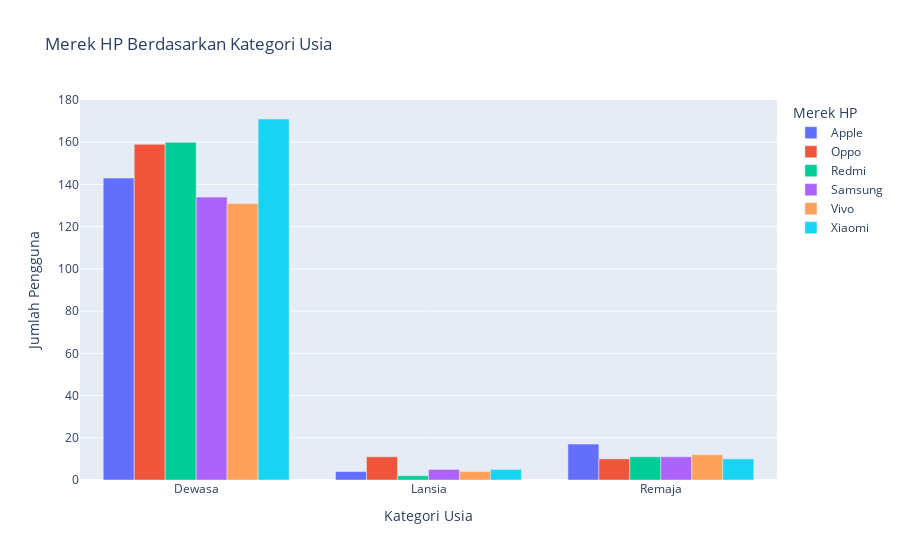

Notebook source saved alongside this figure:
### Code cell
fig = px.bar(brand_bku, 
             x='Kategori_Usia', 
             y='Total Pengguna', 
             color='Merk_Hp', 
             barmode='group', 
             title='Merek HP Berdasarkan Kategori Usia',
             labels={'Merk_Hp': 'Merek HP', 'Total Pengguna': 'Jumlah Pengguna', 'Kategori_Usia': 'Kategori Usia'})

# Menampilkan grafik
fig.show()

### Figure 1 — Plotly figure (JSON) as saved in the notebook; plotly's stock layout.template omitted (floating-point values rounded to 4 significant figures)
{"data": [{"alignmentgroup": "True", "hovertemplate": "Merek HP=Apple<br>Kategori Usia=%{x}<br>Jumlah Pengguna=%{y}<extra></extra>", "legendgroup": "Apple", "marker": {"color": "#636efa", "pattern": {"shape": ""}}, "name": "Apple", "offsetgroup": "Apple", "orientation": "v", "showlegend": true, "textposition": "auto", "type": "bar", "x": ["Dewasa", "Lansia", "Remaja"], "xaxis": "x", "y": [143, 4, 17], "yaxis": "y"}, {"alignmentgroup": "True", "hovertemplate": "Merek HP=Oppo<br>Kategori Usia=%{x}<br>Jumlah Pengguna=%{y}<extra></extra>", "legendgroup": "Oppo", "marker": {"color": "#EF553B", "pattern": {"shape": ""}}, "name": "Oppo", "offsetgroup": "Oppo", "orientation": "v", "showlegend": true, "textposition": "auto", "type": "bar", "x": ["Dewasa", "Lansia", "Remaja"], "xaxis": "x", "y": [159, 11, 10], "yaxis": "y"}, {"alignmentgroup": "True", "hovertemplate": "Merek HP=Redmi<br>Kategori Usia=%{x}<br>Jumlah Pengguna=%{y}<extra></extra>", "legendgroup": "Redmi", "marker": {"color": "#00cc96", "pattern": {"shape": ""}}, "name": "Redmi", "offsetgroup": "Redmi", "orientation": "v", "showlegend": true, "textposition": "auto", "type": "bar", "x": ["Dewasa", "Lansia", "Remaja"], "xaxis": "x", "y": [160, 2, 11], "yaxis": "y"}, {"alignmentgroup": "True", "hovertemplate": "Merek HP=Samsung<br>Kategori Usia=%{x}<br>Jumlah Pengguna=%{y}<extra></extra>", "legendgroup": "Samsung", "marker": {"color": "#ab63fa", "pattern": {"shape": ""}}, "name": "Samsung", "offsetgroup": "Samsung", "orientation": "v", "showlegend": true, "textposition": "auto", "type": "bar", "x": ["Dewasa", "Lansia", "Remaja"], "xaxis": "x", "y": [134, 5, 11], "yaxis": "y"}, {"alignmentgroup": "True", "hovertemplate": "Merek HP=Vivo<br>Kategori Usia=%{x}<br>Jumlah Pengguna=%{y}<extra></extra>", "legendgroup": "Vivo", "marker": {"color": "#FFA15A", "pattern": {"shape": ""}}, "name": "Vivo", "offsetgroup": "Vivo", "orientation": "v", "showlegend": true, "textposition": "auto", "type": "bar", "x": ["Dewasa", "Lansia", "Remaja"], "xaxis": "x", "y": [131, 4, 12], "yaxis": "y"}, {"alignmentgroup": "True", "hovertemplate": "Merek HP=Xiaomi<br>Kategori Usia=%{x}<br>Jumlah Pengguna=%{y}<extra></extra>", "legendgroup": "Xiaomi", "marker": {"color": "#19d3f3", "pattern": {"shape": ""}}, "name": "Xiaomi", "offsetgroup": "Xiaomi", "orientation": "v", "showlegend": true, "textposition": "auto", "type": "bar", "x": ["Dewasa", "Lansia", "Remaja"], "xaxis": "x", "y": [171, 5, 10], "yaxis": "y"}], "layout": {"barmode": "group", "legend": {"title": {"text": "Merek HP"}, "tracegroupgap": 0}, "title": {"text": "Merek HP Berdasarkan Kategori Usia"}, "xaxis": {"anchor": "y", "domain": [0, 1], "title": {"text": "Kategori Usia"}}, "yaxis": {"anchor": "x", "domain": [0, 1], "title": {"text": "Jumlah Pengguna"}}}}
